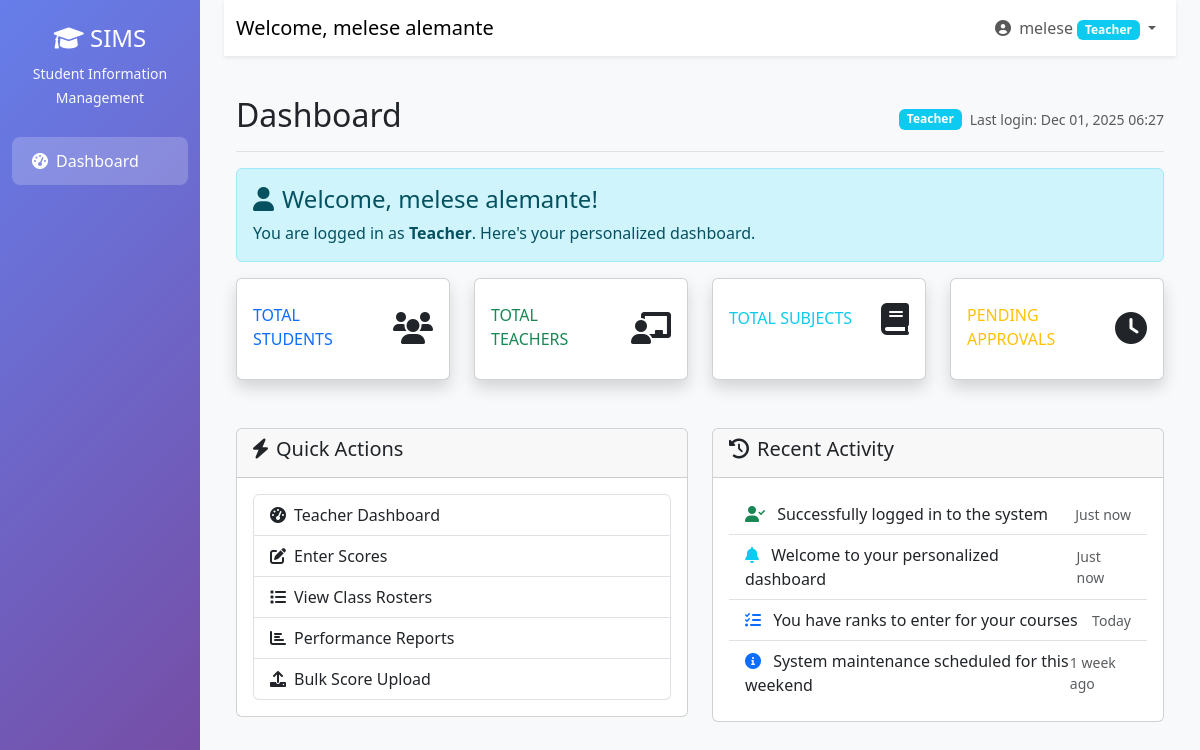
The page /dashboard/ (signed in) on the database its author committed.
### users/models.py (models this page shows, shortened)
class User(AbstractUser):
    ROLE_CHOICES = (
        ('admin', 'Administrator'),
        ('teacher', 'Teacher'),
        ('student', 'Student'),
        ('registrar', 'Registrar'),
        ('finance', 'Finance Officer'),
        ('parent', 'Parent'),
    )
    role = models.CharField(max_length=20, choices=ROLE_CHOICES)
    phone = models.CharField(max_length=15, blank=True)
    address = models.TextField(blank=True)
    date_of_birth = models.DateField(null=True, blank=True)
    profile_picture = models.ImageField(upload_to='profiles/', null=True, blank=True)
    is_approved = models.BooleanField(default=False)
    created_at = models.DateTimeField(auto_now_add=True)

### templates/dashboards.html (shortened to what this page needs)
{% extends 'base.html' %}
{% block content %}
<div class="d-flex justify-content-between flex-wrap flex-md-nowrap align-items-center pt-3 pb-2 mb-3 border-bottom">
    <h1 class="h2">Dashboard</h1>
    <div class="btn-toolbar mb-2 mb-md-0">
        <span class="badge bg-{% if user.role == 'admin' %}danger{% elif user.role == 'teacher' %}info{% elif user.role == 'student' %}success{% elif user.role == 'parent' %}warning{% else %}secondary{% endif %} me-2">
            {{ user.get_role_display }}
        </span>
        <small class="text-muted">Last login: {{ user.last_login|date:"M d, Y H:i" }}</small>
    </div>
</div>
<div class="alert alert-info">
    <h4 class="alert-heading">
        <i class="fas fa-user me-2"></i>Welcome, {{ user.get_full_name|default:user.username }}!
    </h4>
    <p class="mb-0">You are logged in as <strong>{{ user.get_role_display }}</strong>. Here's your personalized dashboard.</p>
</div>
<div class="row mb-4">
    <div class="col-xl-3 col-md-6 mb-4">
        <div class="card border-left-primary shadow h-100 py-2 stat-card">
            <div class="card-body">
                <div class="row no-gutters align-items-center">
                    <div class="col mr-2">
                        <div class="text-xs font-weight-bold text-primary text-uppercase mb-1">Total Students</div>
                    </div>
                    <div class="col-auto">
                        <i class="fas fa-users fa-2x text-gray-300"></i>
                    </div>
                </div>
            </div>
        </div>
    </div>
    <div class="col-xl-3 col-md-6 mb-4">
        <div class="card border-left-success shadow h-100 py-2 stat-card">
            <div class="card-body">
                <div class="row no-gutters align-items-center">
                    <div class="col mr-2">
                        <div class="text-xs font-weight-bold text-success text-uppercase mb-1">Total Teachers</div>
                    </div>
                    <div class="col-auto">
                        <i class="fas fa-chalkboard-teacher fa-2x text-gray-300"></i>
                    </div>
                </div>
            </div>
        </div>
    </div>
    <div class="col-xl-3 col-md-6 mb-4">
        <div class="card border-left-info shadow h-100 py-2 stat-card">
            <div class="card-body">
                <div class="row no-gutters align-items-center">
                    <div class="col mr-2">
                        <div class="text-xs font-weight-bold text-info text-uppercase mb-1">Total Subjects</div>
                    </div>
                    <div class="col-auto">
                        <i class="fas fa-book fa-2x text-gray-300"></i>
                    </div>
                </div>
            </div>
        </div>
    </div>
    <div class="col-xl-3 col-md-6 mb-4">
        <div class="card border-left-warning shadow h-100 py-2 stat-card">
            <div class="card-body">
                <div class="row no-gutters align-items-center">
                    <div class="col mr-2">
                        <div class="text-xs font-weight-bold text-warning text-uppercase mb-1">Pending Approvals</div>
                    </div>
                    <div class="col-auto">
                        <i class="fas fa-clock fa-2x text-gray-300"></i>
                    </div>
                </div>
            </div>
        </div>
    </div>
</div>
<div class="row">
    <div class="col-lg-6">
        <div class="card mb-4">
            <div class="card-header">
                <h5 class="card-title"><i class="fas fa-bolt me-2"></i>Quick Actions</h5>
            </div>
            <div class="card-body">
                <div class="list-group">
                    {% if user.role == 'teacher' %}
                        <a href="/teachers/dashboard/" class="list-group-item list-group-item-action">
                            <i class="fas fa-tachometer-alt me-2"></i>Teacher Dashboard
                        </a>
                        <a href="/teachers/enter-grades/" class="list-group-item list-group-item-action">
                            <i class="fas fa-edit me-2"></i>Enter Scores
                        </a>
                        <a href="/teachers/class-rosters/" class="list-group-item list-group-item-action">
                            <i class="fas fa-list me-2"></i>View Class Rosters
                        </a>
                        <a href="/teachers/performance-reports/" class="list-group-item list-group-item-action">
                            <i class="fas fa-chart-bar me-2"></i>Performance Reports
                        </a>
                        <a href="/teachers/bulk-score-upload/1/" class="list-group-item list-group-item-action">
                            <i class="fas fa-upload me-2"></i>Bulk Score Upload
                        </a>
                    {% endif %}
                </div>
            </div>
        </div>
    </div>
    <div class="col-lg-6">
        <div class="card mb-4">
            <div class="card-header">
                <h5 class="card-title"><i class="fas fa-history me-2"></i>Recent Activity</h5>
            </div>
            <div class="card-body">
                <div class="list-group list-group-flush">
                    <div class="list-group-item d-flex justify-content-between align-items-center">
                        <div>
                            <i class="fas fa-user-check text-success me-2"></i>
                            <span>Successfully logged in to the system</span>
                        </div>
                        <small class="text-muted">Just now</small>
                    </div>
                    <div class="list-group-item d-flex justify-content-between align-items-center">
                        <div>
                            <i class="fas fa-bell text-info me-2"></i>
                            <span>Welcome to your personalized dashboard</span>
                        </div>
                        <small class="text-muted">Just now</small>
                    </div>
                    {% if user.role == 'teacher' %}
                        <div class="list-group-item d-flex justify-content-between align-items-center">
                            <div>
                                <i class="fas fa-tasks text-primary me-2"></i>
                                <span>You have ranks to enter for your courses</span>
                            </div>
                            <small class="text-muted">Today</small>
                        </div>
                    {% endif %}
                    <div class="list-group-item d-flex justify-content-between align-items-center">
                        <div>
                            <i class="fas fa-info-circle text-primary me-2"></i>
                            <span>System maintenance scheduled for this weekend</span>
                        </div>
                        <small class="text-muted">1 week ago</small>
                    </div>
                </div>
            </div>
        </div>
    </div>
</div>
{% endblock %}

### templates/base.html (shortened to what this page needs)
<!DOCTYPE html>
<html lang="en">
  <head>
    <link
      href="https://cdn.jsdelivr.net/npm/bootstrap@5.3.0/dist/css/bootstrap.min.css"
      rel="stylesheet"
    />
    <link
      href="https://cdnjs.cloudflare.com/ajax/libs/font-awesome/6.0.0/css/all.min.css"
      rel="stylesheet"
    />
  </head>
  <body>
    {% if user.is_authenticated %}
    <div class="container-fluid">
      <div class="row">
        <nav class="col-md-3 col-lg-2 d-md-block sidebar">
          <div class="position-sticky pt-4">
            <div class="text-center mb-4">
              <h4 class="text-white">
                <i class="fas fa-graduation-cap"></i> SIMS
              </h4>
              <small class="text-light">Student Information Management</small>
            </div>
            <ul class="nav flex-column">
              <li class="nav-item">
                <a
                  class="nav-link {% if request.resolver_match.url_name == 'dashboard' %}active{% endif %}"
                  href="{% url 'dashboard' %}"
                >
                  <i class="fas fa-tachometer-alt me-2"></i>Dashboard
                </a>
              </li>
            </ul>
          </div>
        </nav>
        <main class="col-md-9 ms-sm-auto col-lg-10 px-md-4 main-content">
          <nav
            class="navbar navbar-expand-lg navbar-light bg-white shadow-sm mb-4"
          >
            <div class="container-fluid">
              <span class="navbar-brand"
                >Welcome, {{ user.get_full_name|default:user.username }}</span
              >
              <div class="navbar-nav ms-auto">
                <div class="nav-item dropdown">
                  <a
                    class="nav-link dropdown-toggle"
                    href="#"
                    id="navbarDropdown"
                    role="button"
                    data-bs-toggle="dropdown"
                  >
                    <i class="fas fa-user-circle me-1"></i> {{ user.username }}
                    <span
                      class="badge bg-{% if user.role == 'admin' %}danger{% elif user.role == 'teacher' %}info{% elif user.role == 'student' %}success{% elif user.role == 'parent' %}warning{% else %}secondary{% endif %}"
                    >
                      {{ user.get_role_display }}
                    </span>
                  </a>
                </div>
              </div>
            </div>
          </nav>
          <div class="container-fluid">{% block content %}{% endblock %}</div>
        </main>
      </div>
    </div>
    {% else %} {% block auth_content %}{% endblock %} {% endif %}
  </body>
</html>

### templates/base.html (style rules this page uses)
.sidebar { min-height: 100vh; background: linear-gradient(135deg, #667eea 0%, #764ba2 100%); }
.sidebar .nav-link { color: #fff; padding: 12px 20px; margin: 4px 0; border-radius: 8px; transition: all 0.3s; }
.sidebar .nav-link:hover, .sidebar .nav-link.active { background: rgba(255, 255, 255, 0.2); }
.main-content { background-color: #f8f9fa; min-height: 100vh; }
.stat-card { transition: transform 0.3s; }

### rows shown on the page
User: get_full_name "melese alemante", username "melese", role "Teacher", last_login "Dec 01, 2025 06:27"
